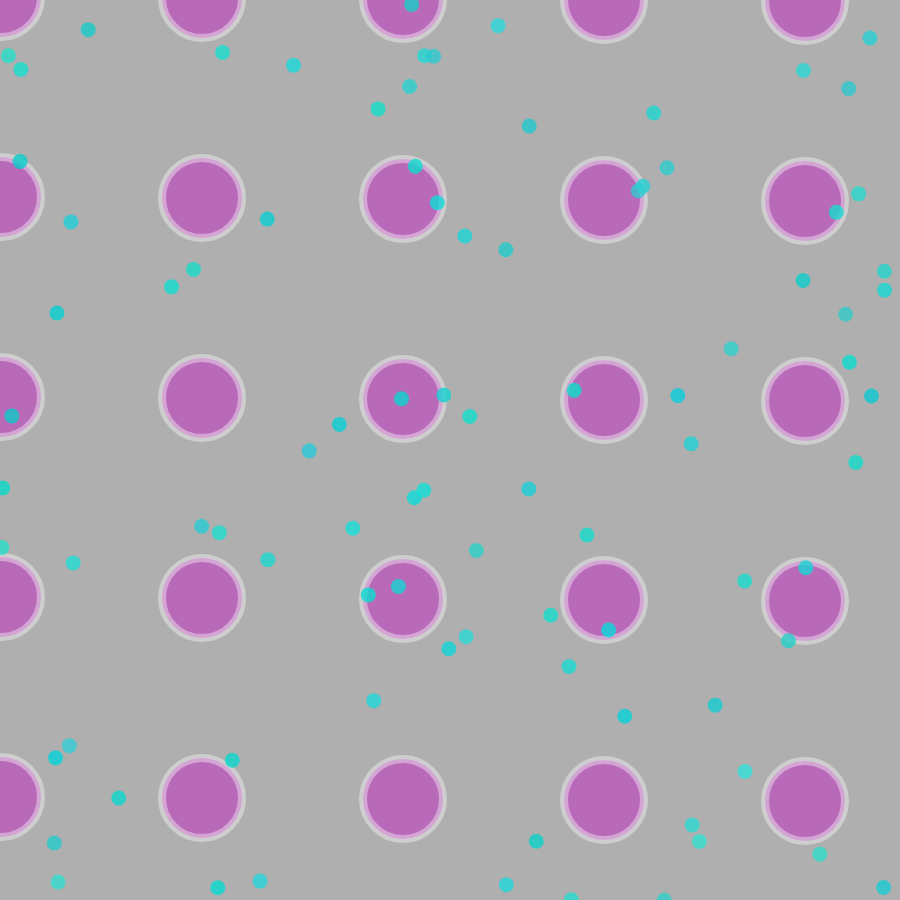
Frame 1 (no input)
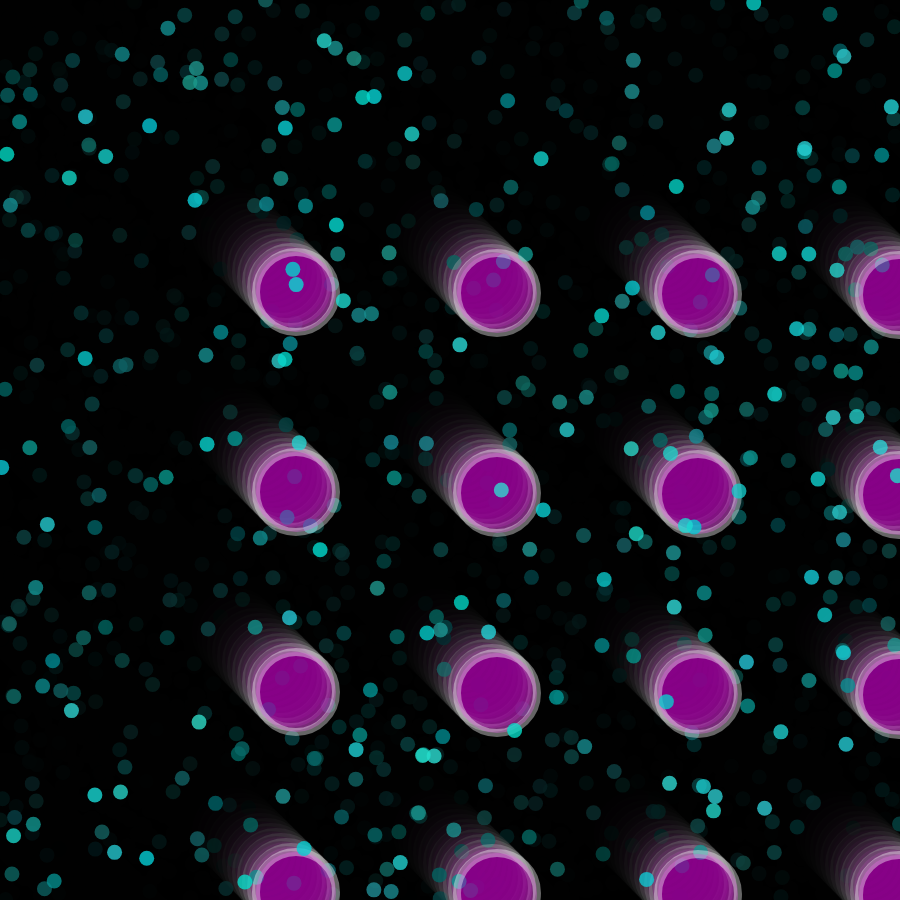
Frame 60 (no input)
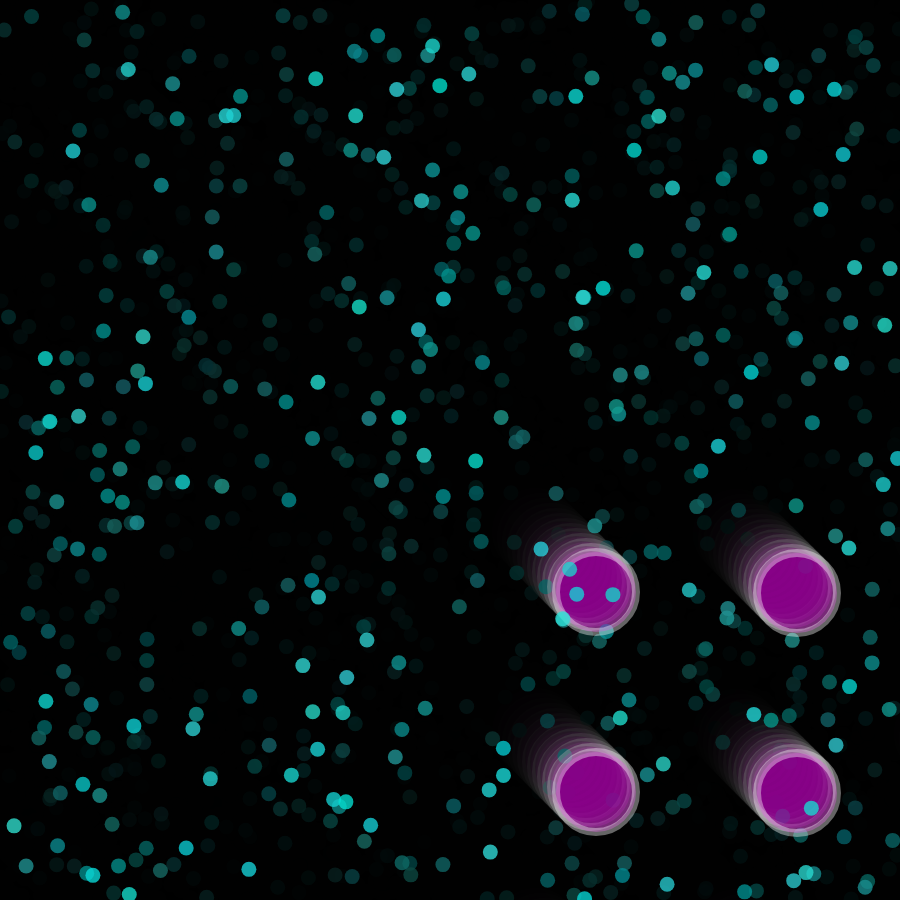
Frame 120 (the mouse pressed at the canvas centre since frame 60)

The p5.js sketch that drew these frames (run headless with seeded random() and noise() and a simulated clock; from frame 60 on, the mouse is pressed at the canvas centre):

// p5.js sketch
// ── sketch.js
//Grid of moving circles

let direction;
let bounce;

function setup() {
    createCanvas(900, 900);
    direction = 1;
    bounce = -3;

}

function draw() {

    background(0, 80);
    myBall(100, 100, 80);
    frickles();
}
//this function creates a grid of balls that move diagonally across the screen
function myBall(ballX, ballY, ballDiameter) {

    for (ballX = 0; ballX < width; ballX += 200) {
        for (ballY = 0; ballY < height; ballY += 200) {
            stroke(255, 100);
            strokeWeight(8);
            fill(200, 0, 200, 100);
            ellipse(ballX + direction, ballY + bounce, ballDiameter); // + direction & + bounce are motion triggers
        }
        direction++; bounce++; //this sets motion.. initial values of bounce & direction are incrementing
    }
}

function frickles() {
    for (i = 0; i < width; i += 10) {
        x = random(0, width);
        y = random(0, height);
        r = random(0, 50);
        g = random(200, 225);
        b = random(200, 220);
        noStroke();
        fill(r, g, b, 200);
        ellipse(x, y, 15);
    }

}
